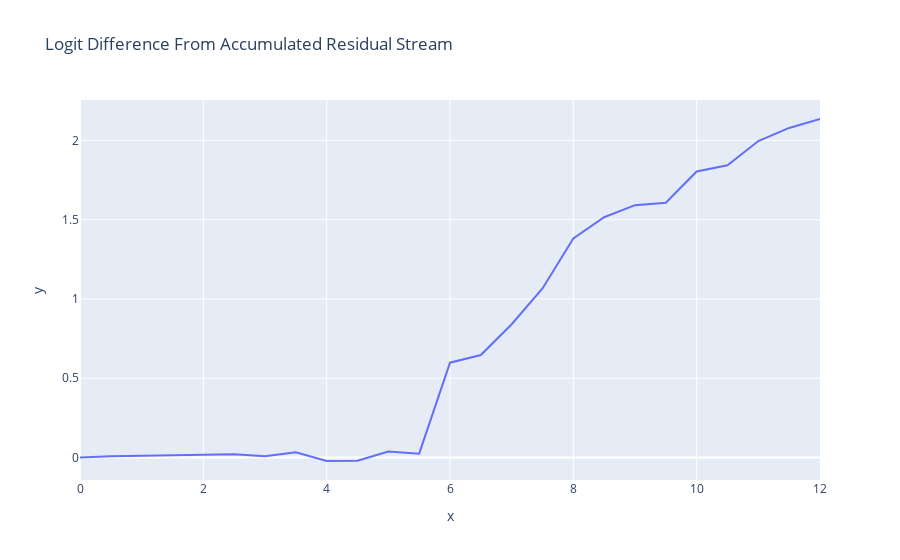

The notebook cell saved with this chart:
### Code cell
accumulated_residual, labels = clean_cache.accumulated_resid(layer=-1, incl_mid=False, pos_slice=-1, return_labels=True)
logit_lens_logit_diffs = residual_stack_to_logit_diff(accumulated_residual, clean_cache)
line(logit_lens_logit_diffs, x=np.arange(model.cfg.n_layers*1+1)/2, hover_name=labels, title="Logit Difference From Accumulated Residual Stream")

### Figure 1 — Plotly figure (JSON) as saved in the notebook; plotly's stock layout.template omitted (floating-point values rounded to 4 significant figures)
{"data": [{"hovertemplate": "<b>%{hovertext}</b><br><br>x=%{x}<br>y=%{y}<extra></extra>", "hovertext": ["0_pre", "1_pre", "2_pre", "3_pre", "4_pre", "5_pre", "6_pre", "7_pre", "8_pre", "9_pre", "10_pre", "11_pre", "12_pre", "13_pre", "14_pre", "15_pre", "16_pre", "17_pre", "18_pre", "19_pre", "20_pre", "21_pre", "22_pre", "23_pre", "final_post"], "legendgroup": "", "line": {"color": "#636efa", "dash": "solid"}, "marker": {"symbol": "circle"}, "mode": "lines", "name": "", "orientation": "v", "showlegend": false, "type": "scatter", "x": [0, 0.5, 1, 1.5, 2, 2.5, 3, 3.5, 4, 4.5, 5, 5.5, 6, 6.5, 7, 7.5, 8, 8.5, 9, 9.5, 10, 10.5, 11, 11.5, 12], "xaxis": "x", "y": [9.606e-06, 0.008958, 0.01091, 0.01585, 0.01762, 0.02075, 0.00809, 0.03276, -0.02164, -0.01999, 0.03769, 0.02457, 0.5983, 0.6466, 0.8405, 1.066, 1.382, 1.515, 1.592, 1.607, 1.804, 1.843, 1.996, 2.079, 2.135], "yaxis": "y"}], "layout": {"legend": {"tracegroupgap": 0}, "title": {"text": "Logit Difference From Accumulated Residual Stream"}, "xaxis": {"anchor": "y", "domain": [0, 1], "title": {"text": "x"}}, "yaxis": {"anchor": "x", "domain": [0, 1], "title": {"text": "y"}}}}
